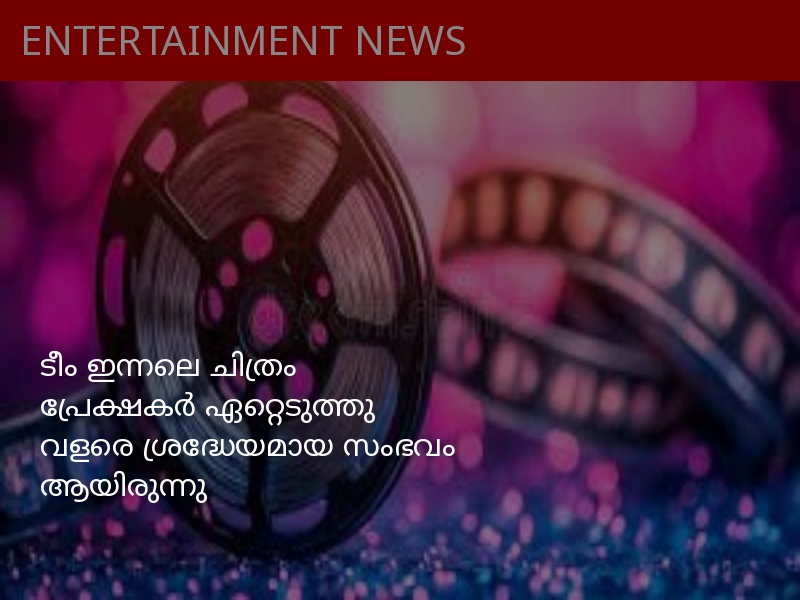
#> input picture image_news.jpg, 800 x 600 px
$ python -i contrast_enhancement.py   (imports and definitions only)
#> lines starting #> are read from the running program, lines starting #| are printed output that depends on the picture
#> further down, picture is the input picture: shape (600, 800, 3); mean B, G, R 57.8, 33.5, 74
import cv2


def enhance_contrast(image):
    """
    Enhances contrast using CLAHE.
    """
    print("🌗 Enhancing contrast using CLAHE...")

    try:
        lab = cv2.cvtColor(image, cv2.COLOR_BGR2LAB)
#> lab: shape (600, 800, 3); mean of channels 0, 1, 2 54, 149.9, 123.9

        l, a, b = cv2.split(lab)
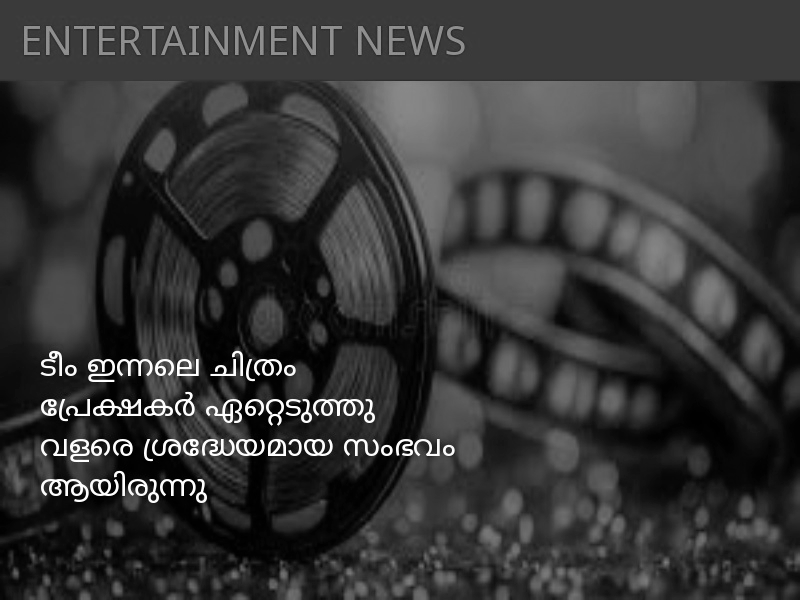
#> l: shape (600, 800); min 0, max 255, mean 54
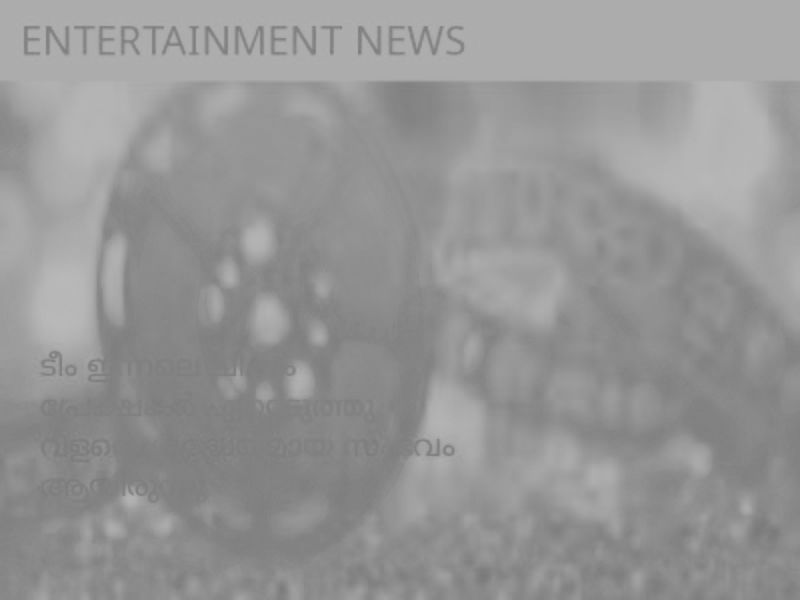
#> a: shape (600, 800); min 122, max 184, mean 149.9
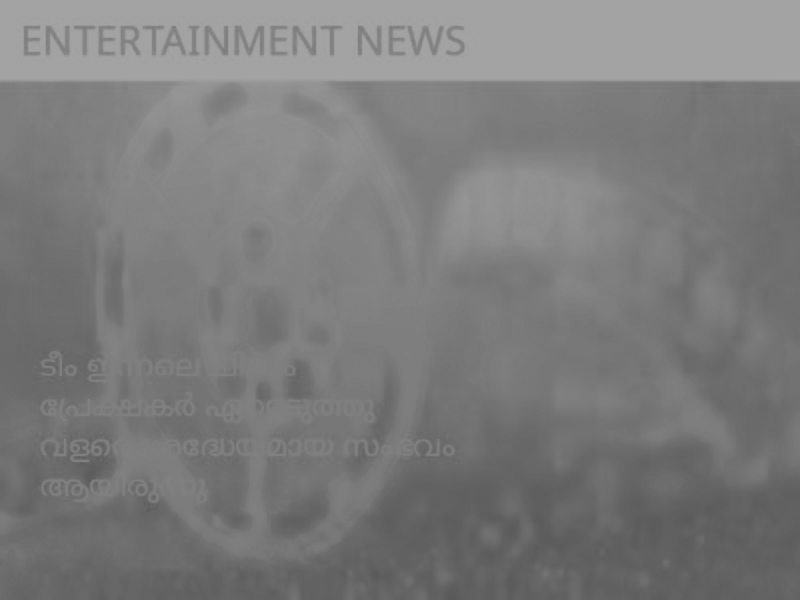
#> b: shape (600, 800); min 89, max 167, mean 123.9

        clahe = cv2.createCLAHE(clipLimit=3.0, tileGridSize=(8, 8))
        cl = clahe.apply(l)
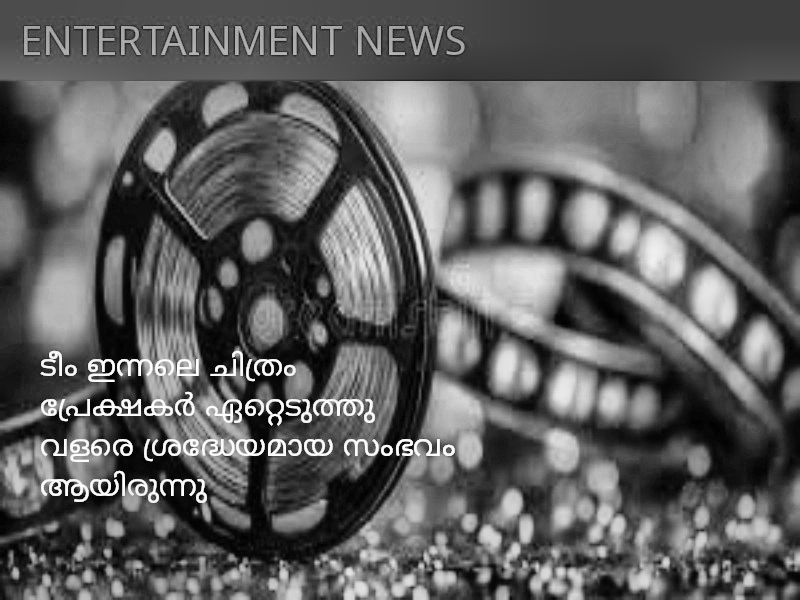
#> cl: shape (600, 800); min 0, max 255, mean 94.9

        merged = cv2.merge((cl, a, b))
#> merged: shape (600, 800, 3); mean of channels 0, 1, 2 94.9, 149.9, 123.9
        enhanced = cv2.cvtColor(merged, cv2.COLOR_LAB2BGR)
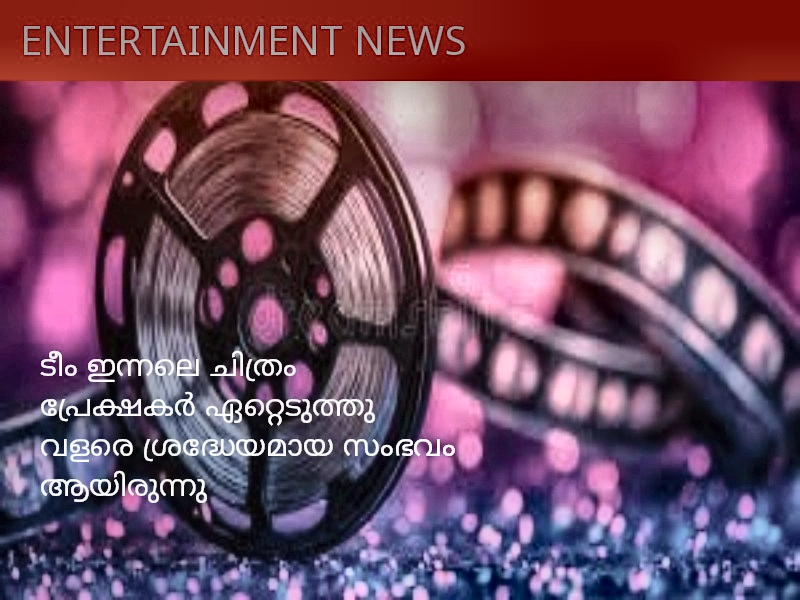
#> enhanced: shape (600, 800, 3); mean B, G, R 97.5, 74.5, 116

        return enhanced

    except Exception as e:
        print("❌ Contrast enhancement failed:", e)
        return image

>>> import cv2
>>> picture = cv2.imread('../../image_news.jpg')
>>> result = enhance_contrast(picture)

$ run again, on generated_news.jpg
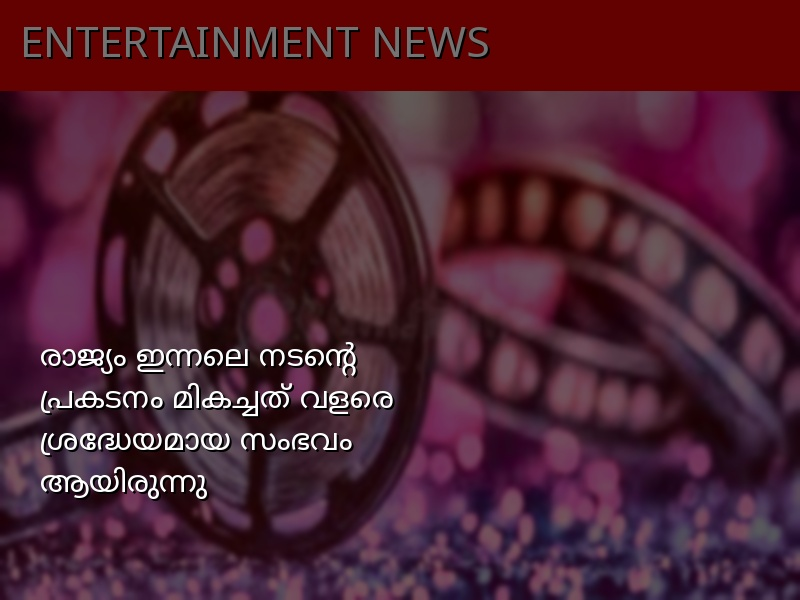
#> input picture generated_news.jpg, 800 x 600 px
#> picture is the input picture: shape (600, 800, 3); mean B, G, R 47.6, 32.9, 77
#> lab: shape (600, 800, 3); mean of channels 0, 1, 2 51.4, 149.9, 129.2
#> in enhance_contrast, `cl = clahe.apply(l)`:
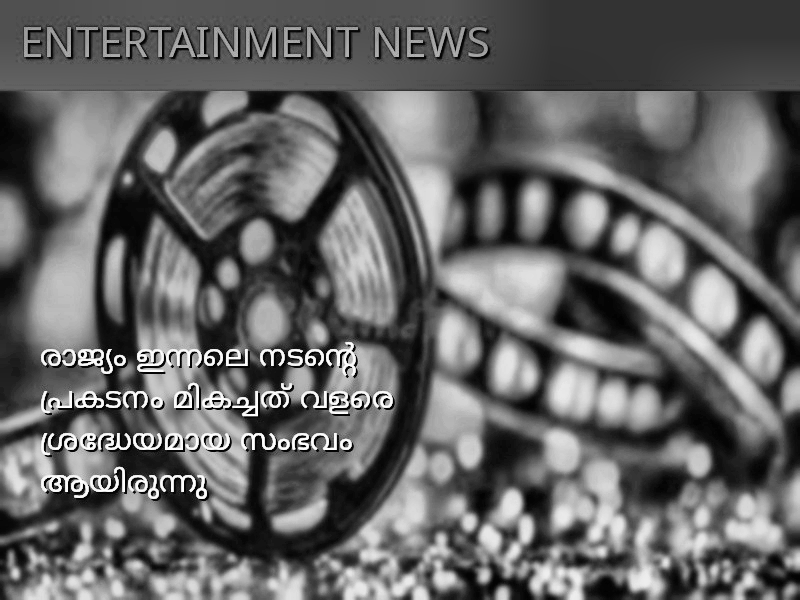
#> cl: shape (600, 800); min 1, max 255, mean 101.3
#> merged: shape (600, 800, 3); mean of channels 0, 1, 2 101.3, 149.9, 129.2
#> in enhance_contrast, `enhanced = cv2.cvtColor(merged, cv2.COLOR_LAB2BGR)`:
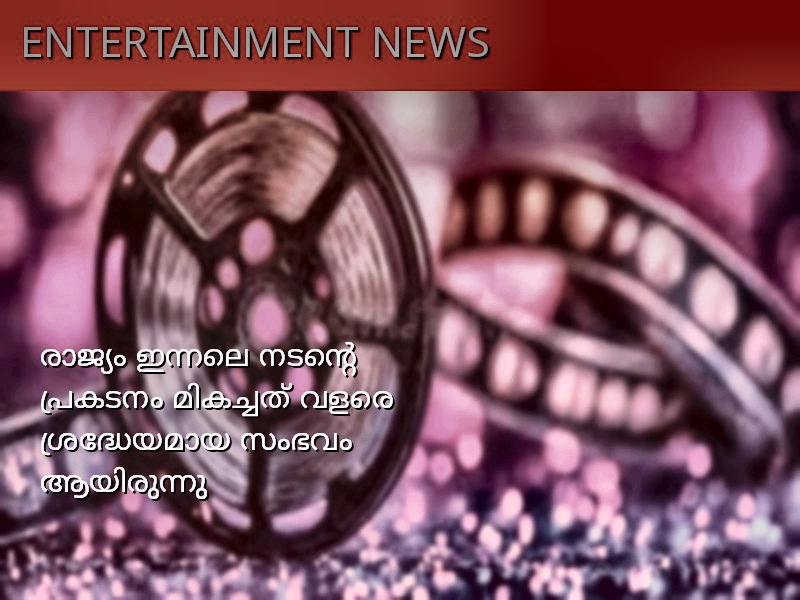
#> enhanced: shape (600, 800, 3); mean B, G, R 95.6, 81.4, 128
